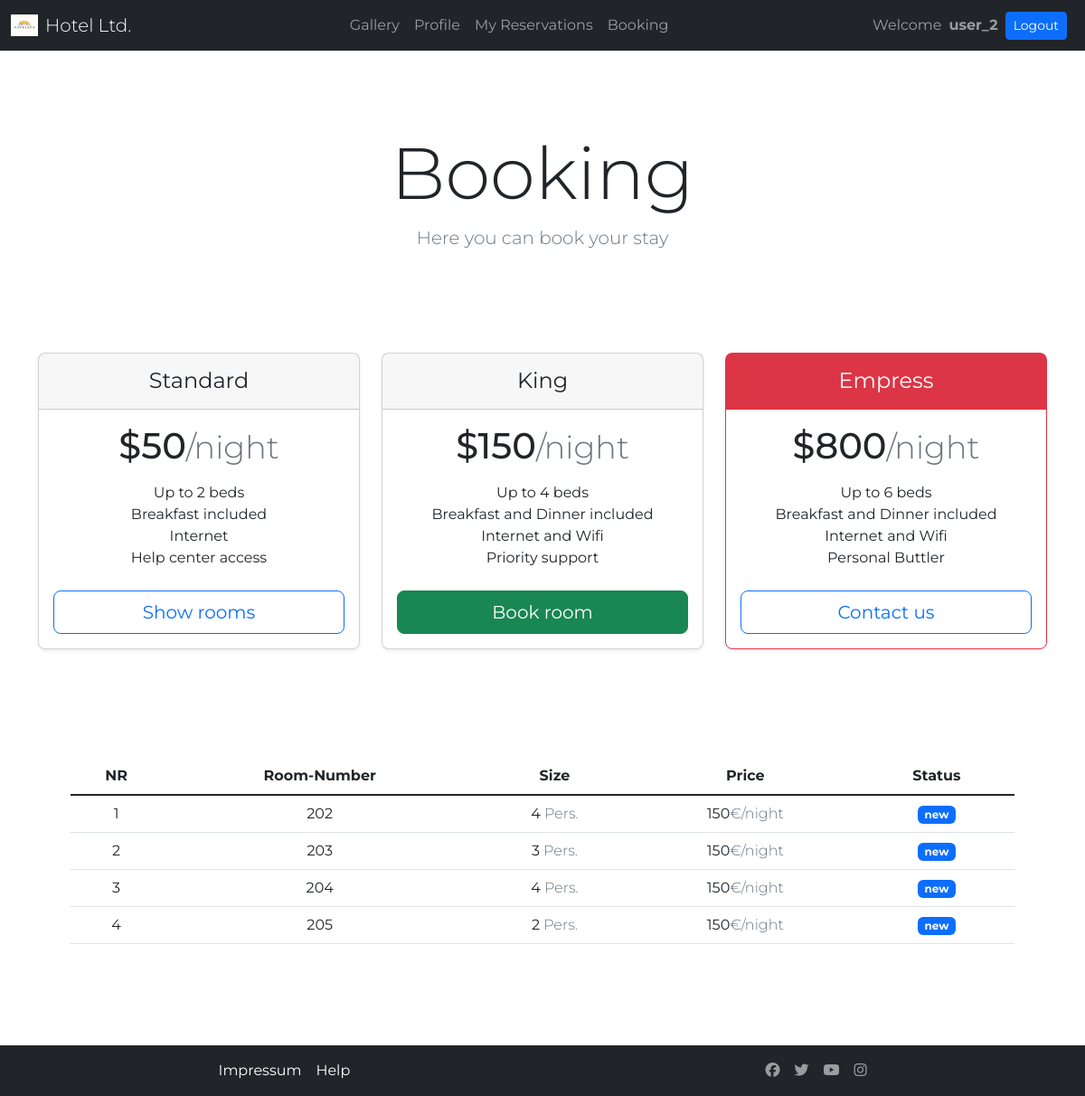
Screenshot of /index.php?menu=booking&type=king (signed in) with the database file from the repository.
### tables this page shows
CREATE TABLE `rooms` (
  `room_id` int(11) NOT NULL,
  `room_nr` int(11) NOT NULL,
  `size` int(11) NOT NULL,
  `type` varchar(10) NOT NULL,
  `price` int(11) NOT NULL
);

### pages/booking.php (the view, shortened to what this page needs)
<?php
include './config/db_connect.php';
$type = @$_GET["type"];
$sql_select = "SELECT room_nr, size, price FROM rooms
                WHERE type = '$type'
                AND rooms.room_id NOT IN (SELECT room_ID from reservations)";
function output_rooms($conn, $sql)
{
    $res = mysqli_query($conn, $sql);
    $anz = mysqli_num_rows($res);
    if (!$anz)  echo "Captain, wir haben ein Problem!";
    else {
        echo "<table class='table  text-center'>";
        echo "<thead> <tr> <th class='entry'>NR</th> <th class='entry'>Room-Number</th> <th class='entry'>Size</th> <th class='entry'>Price</th> <th class='entry'>Status</th> </tr> </thead>";
        $i = 1;
        echo '<tbody class="table-group-divider">';
        while ($dsatz = mysqli_fetch_assoc($res)) {
            echo "<tr>";
            echo "<td>" . $i .                      "</td>";
            echo "<td>" . $dsatz["room_nr"] .            "</td>";
            echo "<td>" . $dsatz["size"] .          "<span class='text-muted fw-light'> Pers.</span></td></td>";
            echo "<td>" . $dsatz["price"] .            "<span class='text-muted fw-light'>€/night</span></td>";
            echo '<td><span class="badge bg-primary">new</span></td>';
            echo "</tr>";
            $i += 1;
        }
        echo "</tbody>";
        echo "</table>";
    }
}
?>
<section class="py-5 text-center container">
    <div class="row py-lg-5">
        <div class="col-lg-6 col-md-8 mx-auto">
            <h1 class="display-1">Booking</h1>
            <p class="lead text-muted">Here you can book your stay</p>
        </div>
    </div>
</section>
<div class="container">
    <div class="row row-cols-1 row-cols-md-3 mb-3 text-center">
        <div class="col">
            <div class="card mb-4 rounded-3 shadow-sm">
                <div class="card-header py-3">
                    <h4 class="my-0 fw-normal">Standard</h4>
                </div>
                <div class="card-body">
                    <h1 class="card-title pricing-card-title">$50<small class="text-muted fw-light">/night</small></h1>
                    <ul class="list-unstyled mt-3 mb-4">
                        <li>Up to 2 beds</li>
                        <li>Breakfast included</li>
                        <li>Internet</li>
                        <li>Help center access</li>
                    </ul>
                    <?php
                    if (@$_GET["type"] == "norm") {
                        echo '<button type="button" class="w-100 btn btn-lg btn-success" data-bs-toggle="modal" data-bs-target="#bookingModal">Book room</button>';
                    } else {
                        echo '<a class="w-100 btn btn-lg btn-outline-primary" href="index.php?menu=booking&type=norm">Show rooms</a>';
                    }
                    ?>
                </div>
            </div>
        </div>
        <div class="col">
            <div class="card mb-4 rounded-3 shadow-sm">
                <div class="card-header py-3">
                    <h4 class="my-0 fw-normal">King</h4>
                </div>
                <div class="card-body">
                    <h1 class="card-title pricing-card-title">$150<small class="text-muted fw-light">/night</small></h1>
                    <ul class="list-unstyled mt-3 mb-4">
                        <li>Up to 4 beds</li>
                        <li>Breakfast and Dinner included</li>
                        <li>Internet and Wifi</li>
                        <li>Priority support</li>
                    </ul>
                    <?php
                    if (@$_GET["type"] == "king") {
                        echo '<button type="button" class="w-100 btn btn-lg btn-success" data-bs-toggle="modal" data-bs-target="#bookingModal">Book room</button>';
                    } else {
                        echo '<a class="w-100 btn btn-lg btn-outline-primary" href="index.php?menu=booking&type=king">Show rooms</a>';
                    }
                    ?>
                </div>
            </div>
        </div>
        <div class="col">
            <div class="card mb-4 rounded-3 shadow-sm border-danger">
                <div class="card-header py-3 text-bg-danger border-danger">
                    <h4 class="my-0 fw-normal">Empress</h4>
                </div>
                <div class="card-body">
                    <h1 class="card-title pricing-card-title">$800<small class="text-muted fw-light">/night</small></h1>
                    <ul class="list-unstyled mt-3 mb-4">
                        <li>Up to 6 beds</li>
                        <li>Breakfast and Dinner included</li>
                        <li>Internet and Wifi</li>
                        <li>Personal Buttler</li>
                    </ul>
                    <a href="index.php?menu=impressum" class="w-100 btn btn-lg btn-outline-primary">Contact us</a>
                </div>
            </div>
        </div>
    </div>
    <div class="row my-5 p-5">
        <?php
        if (isset($_GET["type"])) {
            output_rooms($conn, $sql_select);
        }
        ?>
    </div>
</div>

### style/stylesheet.css (style rules this page uses)
.myfont { font-family: 'Montserrat', sans-serif; }
body { padding-top: 3rem; padding-bottom: 3rem; color: #5a5a5a; }
.card { box-shadow: 0 0.15rem 1.75rem 0 rgb(33 40 50 / 15%); }
.card .card-header { font-weight: 500; }
.card-header:first-child { border-radius: 0.35rem 0.35rem 0 0; }
.card-header { padding: 1rem 1.35rem; margin-bottom: 0; background-color: rgba(33, 40, 50, 0.03); border-bottom: 1px solid rgba(33, 40, 50, 0.125); }

### style/style.css (style rules this page uses)
body { height: 100vh; }

### rows the page displays
rooms: room_nr "202", size "4", price "150"
rooms: room_nr "203", size "3", price "150"
rooms: room_nr "204", size "4", price "150"
rooms: room_nr "205", size "2", price "150"
